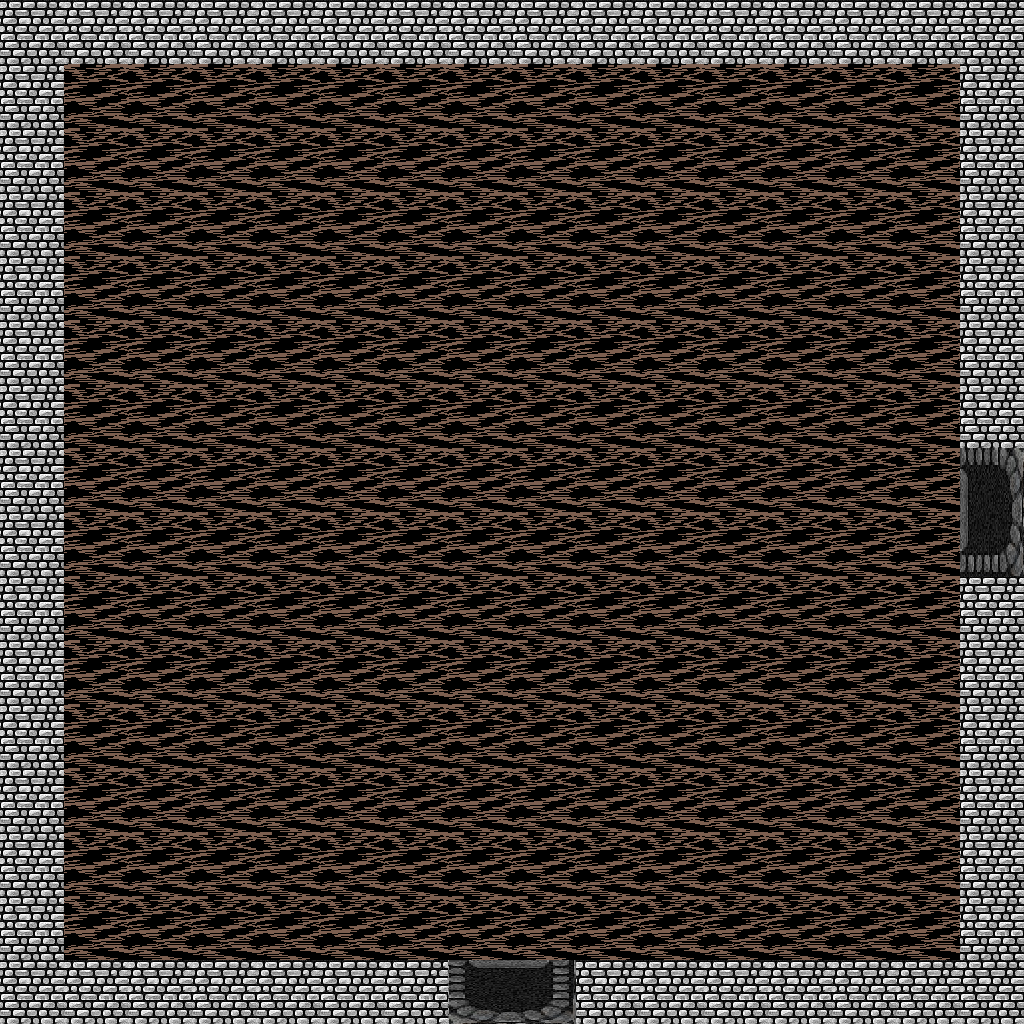

This is a level from a 2D game, rendered from its Tiled map with the project's own tilesets. A one-line summary and the map file follow, with tile-layer data summarised:
An orthogonal 16x16 tile map with 64x64 px tiles, 2 tile layers (Ground, Walls), 3 tilesets and 17 objects (2x NORTH, 2x WEST, 2x SOUTH, 2x EAST).

<map version="1.0" orientation="orthogonal" renderorder="right-down" width="16" height="16" tilewidth="64" tileheight="64">
 <properties>
  <property name="ExitPoints" value="ES" />
 </properties>
 <tileset firstgid="1" name="simpletiles" tilewidth="64" tileheight="64" spacing="1">
  <image source="tilesets/simpletiles.png" width="130" height="130" />
 </tileset>
 <tileset firstgid="5" name="cavefloor" tilewidth="64" tileheight="64">
  <image source="tilesets/cavefloor.png" width="196" height="196" />
 </tileset>
 <tileset firstgid="14" name="tiles64" tilewidth="64" tileheight="64">
  <image source="tilesets/tiles64.png" width="768" height="320" />
 </tileset>
 <layer name="Ground" width="16" height="16">
  <data>[256 cells, 201 non-empty, 3 distinct tile ids]</data>
 </layer>
 <layer name="Walls" width="16" height="16">
  <data>[256 cells, 60 non-empty, 5 distinct tile ids]</data>
 </layer>
 <objectgroup name="collisionObjects">
  <object x="0" y="0" width="448" height="64" />
  <object x="995" y="345" height="1" />
  <object x="960" y="64" width="64" height="384" />
  <object x="0" y="64" width="64" height="384" />
  <object x="0" y="576" width="64" height="384" />
  <object x="960" y="576" width="64" height="384" />
  <object x="576" y="0" width="448" height="64" />
  <object x="0" y="960" width="448" height="64" />
  <object x="576" y="960" width="448" height="64" />
 </objectgroup>
 <objectgroup name="portalObjects">
  <object type="NORTH" x="448" y="0" width="128" height="64" />
  <object type="WEST" x="0" y="448" width="64" height="128" />
  <object type="SOUTH" x="448" y="960" width="128" height="64" />
  <object type="EAST" x="960" y="448" width="64" height="128" />
 </objectgroup>
 <objectgroup name="spawnPoints">
  <object type="WEST" x="130" y="514" />
  <object type="EAST" x="880" y="502" width="12" height="17" />
  <object type="SOUTH" x="514" y="935" />
  <object type="NORTH" x="509" y="131" />
 </objectgroup>
</map>